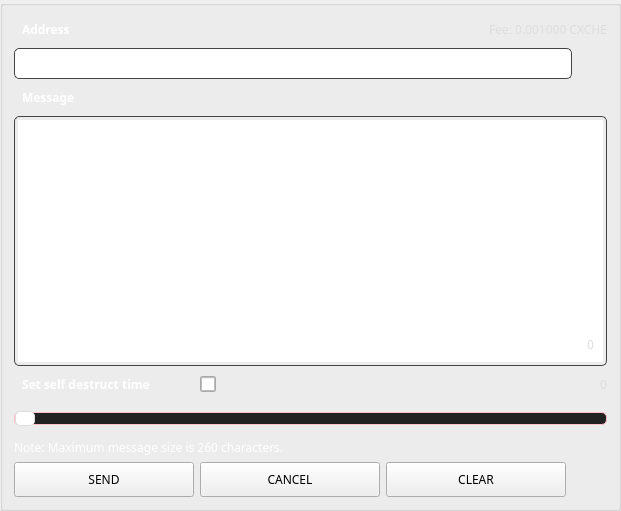
       <widget class="QGroupBox" name="newMessageBox">
        <property name="styleSheet">
         <string notr="true"/>
        </property>
        <property name="title">
         <string/>
        </property>
        <layout class="QGridLayout" name="gridLayout_10">
         <item row="0" column="0" colspan="2">
          <widget class="QLabel" name="adressLabel_2">
           <property name="minimumSize">
            <size>
             <width>0</width>
             <height>25</height>
            </size>
           </property>
           <property name="font">
            <font>
             <family>Poppins</family>
             <weight>75</weight>
             <bold>true</bold>
            </font>
           </property>
           <property name="styleSheet">
            <string notr="true">color: #fff;


font-weight: bold;
border: none;
padding-left: 5px</string>
           </property>
           <property name="text">
            <string>Address</string>
           </property>
          </widget>
         </item>
         <item row="0" column="2" colspan="3">
          <widget class="QLabel" name="m_messageFee">
           <property name="sizePolicy">
            <sizepolicy hsizetype="Expanding" vsizetype="Preferred">
             <horstretch>0</horstretch>
             <verstretch>0</verstretch>
            </sizepolicy>
           </property>
           <property name="minimumSize">
            <size>
             <width>100</width>
             <height>25</height>
            </size>
           </property>
           <property name="maximumSize">
            <size>
             <width>16777215</width>
             <height>16777215</height>
            </size>
           </property>
           <property name="font">
            <font>
             <family>Poppins</family>
            </font>
           </property>
           <property name="styleSheet">
            <string notr="true">color: #ddd;  
border: none;</string>
           </property>
           <property name="text">
            <string notr="true">Fee: 0.001000 CXCHE</string>
           </property>
           <property name="alignment">
            <set>Qt::AlignRight|Qt::AlignTrailing|Qt::AlignVCenter</set>
           </property>
          </widget>
         </item>
         <item row="1" column="0" colspan="4">
          <widget class="QLineEdit" name="m_addressMessageEdit">
           <property name="minimumSize">
            <size>
             <width>0</width>
             <height>31</height>
            </size>
           </property>
           <property name="font">
            <font>
             <family>Poppins</family>
            </font>
           </property>
           <property name="styleSheet">
            <string notr="true">padding: 3px; border: 1px solid #444; border-radius: 5px;   color: #aaa;</string>
           </property>
           <property name="text">
            <string/>
           </property>
          </widget>
         </item>
         <item row="1" column="4">
          <widget class="QPushButton" name="m_addressBookMessageButton">
           <property name="minimumSize">
            <size>
             <width>25</width>
             <height>25</height>
            </size>
           </property>
           <property name="maximumSize">
            <size>
             <width>80</width>
             <height>25</height>
            </size>
           </property>
           <property name="font">
            <font>
             <family>Poppins</family>
            </font>
           </property>
           <property name="styleSheet">
            <string notr="true">border: none;</string>
           </property>
           <property name="text">
            <string/>
           </property>
           <property name="icon">
            <iconset resource="../../resources.qrc">
             <normaloff>:/icons/address-book</normaloff>:/icons/address-book</iconset>
           </property>
          </widget>
         </item>
         <item row="2" column="0" colspan="2">
          <widget class="QLabel" name="messageLabel">
           <property name="minimumSize">
            <size>
             <width>0</width>
             <height>25</height>
            </size>
           </property>
           <property name="font">
            <font>
             <family>Poppins</family>
             <weight>75</weight>
             <bold>true</bold>
            </font>
           </property>
           <property name="styleSheet">
            <string notr="true">color: #fff;


font-weight: bold;
border: none;
padding-left: 5px</string>
           </property>
           <property name="text">
            <string>Message</string>
           </property>
          </widget>
         </item>
         <item row="3" column="0" rowspan="4" colspan="5">
          <widget class="QTextEdit" name="m_messageTextEdit">
           <property name="minimumSize">
            <size>
             <width>0</width>
             <height>250</height>
            </size>
           </property>
           <property name="maximumSize">
            <size>
             <width>16777215</width>
             <height>16777215</height>
            </size>
           </property>
           <property name="font">
            <font>
             <family>Poppins</family>
            </font>
           </property>
           <property name="styleSheet">
            <string notr="true">padding: 3px; border: 1px solid #444; border-radius: 5px;   color: #aaa;</string>
           </property>
           <property name="html">
            <string notr="true">&lt;!DOCTYPE HTML PUBLIC &quot;-//W3C//DTD HTML 4.0//EN&quot; &quot;http://www.w3.org/TR/REC-html40/strict.dtd&quot;&gt;
&lt;html&gt;&lt;head&gt;&lt;meta name=&quot;qrichtext&quot; content=&quot;1&quot; /&gt;&lt;style type=&quot;text/css&quot;&gt;
p, li { white-space: pre-wrap; }
&lt;/style&gt;&lt;/head&gt;&lt;body style=&quot; font-family:'Poppins'; font-size:11pt; font-weight:400; font-style:normal;&quot;&gt;
&lt;p style=&quot;-qt-paragraph-type:empty; margin-top:0px; margin-bottom:0px; margin-left:0px; margin-right:0px; -qt-block-indent:0; text-indent:0px; font-family:'.Helvetica Neue DeskInterface'; font-size:13pt;&quot;&gt;&lt;br /&gt;&lt;/p&gt;&lt;/body&gt;&lt;/html&gt;</string>
           </property>
           <property name="acceptRichText">
            <bool>false</bool>
           </property>
          </widget>
         </item>
         <item row="6" column="0" colspan="5">
          <widget class="QLabel" name="m_messageLength">
           <property name="sizePolicy">
            <sizepolicy hsizetype="Preferred" vsizetype="Fixed">
             <horstretch>0</horstretch>
             <verstretch>0</verstretch>
            </sizepolicy>
           </property>
           <property name="maximumSize">
            <size>
             <width>16777215</width>
             <height>16777215</height>
            </size>
           </property>
           <property name="font">
            <font>
             <family>Poppins</family>
            </font>
           </property>
           <property name="styleSheet">
            <string notr="true">color: #ddd;  
        border: none; margin: 10px;</string>
           </property>
           <property name="text">
            <string>0</string>
           </property>
           <property name="alignment">
            <set>Qt::AlignBottom|Qt::AlignRight|Qt::AlignTrailing</set>
           </property>
          </widget>
         </item>
         <item row="7" column="0">
          <widget class="QLabel" name="selfDestuctLabel">
           <property name="minimumSize">
            <size>
             <width>0</width>
             <height>25</height>
            </size>
           </property>
           <property name="font">
            <font>
             <family>Poppins</family>
             <weight>75</weight>
             <bold>true</bold>
            </font>
           </property>
           <property name="styleSheet">
            <string notr="true">color: #fff;   font-weight: bold;
border: none;
padding-left: 5px</string>
           </property>
           <property name="text">
            <string>Set self destruct time</string>
           </property>
          </widget>
         </item>
         <item row="7" column="1">
          <widget class="QCheckBox" name="m_ttlCheck">
           <property name="sizePolicy">
            <sizepolicy hsizetype="Preferred" vsizetype="Preferred">
             <horstretch>0</horstretch>
             <verstretch>0</verstretch>
            </sizepolicy>
           </property>
           <property name="minimumSize">
            <size>
             <width>16</width>
             <height>16</height>
            </size>
           </property>
           <property name="maximumSize">
            <size>
             <width>16</width>
             <height>16</height>
            </size>
           </property>
           <property name="font">
            <font>
             <family>Poppins</family>
             <weight>75</weight>
             <bold>true</bold>
            </font>
           </property>
           <property name="toolTip">
            <string>Do not include message in blockchain</string>
           </property>
           <property name="styleSheet">
            <string notr="true">border: 1px solid #aaa; 
color: white;
border-radius: 2px;</string>
           </property>
          </widget>
         </item>
         <item row="7" column="3" colspan="2">
          <widget class="QLabel" name="m_ttlLabel">
           <property name="minimumSize">
            <size>
             <width>0</width>
             <height>25</height>
            </size>
           </property>
           <property name="font">
            <font>
             <family>Poppins</family>
            </font>
           </property>
           <property name="styleSheet">
            <string notr="true">color: #ddd;  
border: none;</string>
           </property>
           <property name="text">
            <string>0</string>
           </property>
           <property name="alignment">
            <set>Qt::AlignRight|Qt::AlignTrailing|Qt::AlignVCenter</set>
           </property>
          </widget>
         </item>
         <item row="8" column="0" colspan="5">
          <widget class="QSlider" name="m_ttlSlider">
           <property name="sizePolicy">
            <sizepolicy hsizetype="Expanding" vsizetype="Preferred">
             <horstretch>0</horstretch>
             <verstretch>0</verstretch>
            </sizepolicy>
           </property>
           <property name="minimumSize">
            <size>
             <width>0</width>
             <height>30</height>
            </size>
           </property>
           <property name="styleSheet">
            <string notr="true">QSlider::groove:horizontal#m_ttlSlider {
    border: 1px solid pink;
    border-radius: 5px;
    height: 11px;
    background: #212121;
}

QSlider::handle:horizontal#m_ttlSlider {
    background: #fff;
    border: 1px solid #ddd;
    width: 18px;
    margin: -2px 0;
    border-radius: 5px;
}

QSlider::sub-page:horizontal#m_ttlSlider {
    background: pink;
    border-radius: 5px;
}</string>
           </property>
           <property name="singleStep">
            <number>300</number>
           </property>
           <property name="orientation">
            <enum>Qt::Horizontal</enum>
           </property>
           <property name="tickInterval">
            <number>1</number>
           </property>
          </widget>
         </item>
         <item row="10" column="0">
          <widget class="QPushButton" name="b1_sendMessageButton">
           <property name="minimumSize">
            <size>
             <width>180</width>
             <height>35</height>
            </size>
           </property>
           <property name="maximumSize">
            <size>
             <width>180</width>
             <height>35</height>
            </size>
           </property>
           <property name="font">
            <font>
             <family>Poppins</family>
            </font>
           </property>
           <property name="styleSheet">
            <string notr="true">/* This button style is handled automatically by OverviewFrame:setStyles() (in OverviewFrame.cpp) */</string>
           </property>
           <property name="text">
            <string>SEND</string>
           </property>
          </widget>
         </item>
         <item row="10" column="1">
          <widget class="QPushButton" name="b1_cancelMessageButton">
           <property name="minimumSize">
            <size>
             <width>180</width>
             <height>35</height>
            </size>
           </property>
           <property name="maximumSize">
            <size>
             <width>180</width>
             <height>35</height>
            </size>
           </property>
           <property name="font">
            <font>
             <family>Poppins</family>
            </font>
           </property>
           <property name="styleSheet">
            <string notr="true">/* This button style is handled automatically by OverviewFrame:setStyles() (in OverviewFrame.cpp) */</string>
           </property>
           <property name="text">
            <string>CANCEL</string>
           </property>
          </widget>
         </item>
         <item row="10" column="2">
          <widget class="QPushButton" name="b1_clearMessageButton">
           <property name="minimumSize">
            <size>
             <width>180</width>
             <height>35</height>
            </size>
           </property>
           <property name="maximumSize">
            <size>
             <width>180</width>
             <height>35</height>
            </size>
           </property>
           <property name="font">
            <font>
             <family>Poppins</family>
            </font>
           </property>
           <property name="cursor">
            <cursorShape>ArrowCursor</cursorShape>
           </property>
           <property name="styleSheet">
            <string notr="true">/* This button style is handled automatically by OverviewFrame:setStyles() (in OverviewFrame.cpp) */</string>
           </property>
           <property name="text">
            <string>CLEAR</string>
           </property>
          </widget>
         </item>
         <item row="9" column="0" colspan="2">
          <widget class="QLabel" name="adressLabel_3">
           <property name="sizePolicy">
            <sizepolicy hsizetype="Preferred" vsizetype="Expanding">
             <horstretch>0</horstretch>
             <verstretch>0</verstretch>
            </sizepolicy>
           </property>
           <property name="font">
            <font>
             <family>Poppins</family>
            </font>
           </property>
           <property name="styleSheet">
            <string notr="true">color: #fff;  
border: none;</string>
           </property>
           <property name="text">
            <string>Note: Maximum message size is 260 characters.</string>
           </property>
           <property name="alignment">
            <set>Qt::AlignLeading|Qt::AlignLeft|Qt::AlignTop</set>
           </property>
          </widget>
         </item>
        </layout>
       </widget>
